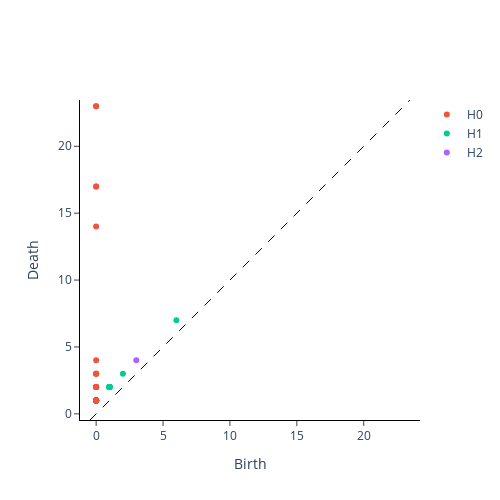

Notebook code for this chart:
### Code cell
diagram = persistence.fit_transform(df_codes_SO_array[None,:,:])
plot_diagram(diagram[0])

### Figure 1 — Plotly figure (JSON) as saved in the notebook; plotly's stock layout.template omitted (floating-point values rounded to 4 significant figures)
{"data": [{"hoverinfo": "none", "line": {"color": "black", "dash": "dash", "width": 1}, "mode": "lines", "showlegend": false, "type": "scatter", "x": [-0.46, 23.46], "y": [-0.46, 23.46]}, {"hoverinfo": "text", "hovertext": ["(0.0, 1.0), multiplicity: 24", "(0.0, 1.0), multiplicity: 24", "(0.0, 1.0), multiplicity: 24", "(0.0, 1.0), multiplicity: 24", "(0.0, 1.0), multiplicity: 24", "(0.0, 1.0), multiplicity: 24", "(0.0, 1.0), multiplicity: 24", "(0.0, 1.0), multiplicity: 24", "(0.0, 1.0), multiplicity: 24", "(0.0, 1.0), multiplicity: 24", "(0.0, 1.0), multiplicity: 24", "(0.0, 1.0), multiplicity: 24", "(0.0, 1.0), multiplicity: 24", "(0.0, 1.0), multiplicity: 24", "(0.0, 1.0), multiplicity: 24", "(0.0, 1.0), multiplicity: 24", "(0.0, 1.0), multiplicity: 24", "(0.0, 1.0), multiplicity: 24", "(0.0, 1.0), multiplicity: 24", "(0.0, 1.0), multiplicity: 24", "(0.0, 1.0), multiplicity: 24", "(0.0, 1.0), multiplicity: 24", "(0.0, 1.0), multiplicity: 24", "(0.0, 1.0), multiplicity: 24", "(0.0, 2.0), multiplicity: 5", "(0.0, 2.0), multiplicity: 5", "(0.0, 2.0), multiplicity: 5", "(0.0, 2.0), multiplicity: 5", "(0.0, 2.0), multiplicity: 5", "(0.0, 3.0), multiplicity: 3", "(0.0, 3.0), multiplicity: 3", "(0.0, 3.0), multiplicity: 3", "(0.0, 4.0)", "(0.0, 14.0)", "(0.0, 17.0), multiplicity: 2", "(0.0, 17.0), multiplicity: 2", "(0.0, 23.0), multiplicity: 2", "(0.0, 23.0), multiplicity: 2"], "mode": "markers", "name": "H0", "type": "scatter", "x": [0, 0, 0, 0, 0, 0, 0, 0, 0, 0, 0, 0, 0, 0, 0, 0, 0, 0, 0, 0, 0, 0, 0, 0, 0, 0, 0, 0, 0, 0, 0, 0, 0, 0, 0, 0, 0, 0], "y": [1, 1, 1, 1, 1, 1, 1, 1, 1, 1, 1, 1, 1, 1, 1, 1, 1, 1, 1, 1, 1, 1, 1, 1, 2, 2, 2, 2, 2, 3, 3, 3, 4, 14, 17, 17, 23, 23]}, {"hoverinfo": "text", "hovertext": ["(6.0, 7.0)", "(2.0, 3.0)", "(1.0, 2.0), multiplicity: 10", "(1.0, 2.0), multiplicity: 10", "(1.0, 2.0), multiplicity: 10", "(1.0, 2.0), multiplicity: 10", "(1.0, 2.0), multiplicity: 10", "(1.0, 2.0), multiplicity: 10", "(1.0, 2.0), multiplicity: 10", "(1.0, 2.0), multiplicity: 10", "(1.0, 2.0), multiplicity: 10", "(1.0, 2.0), multiplicity: 10"], "mode": "markers", "name": "H1", "type": "scatter", "x": [6, 2, 1, 1, 1, 1, 1, 1, 1, 1, 1, 1], "y": [7, 3, 2, 2, 2, 2, 2, 2, 2, 2, 2, 2]}, {"hoverinfo": "text", "hovertext": ["(3.0, 4.0)"], "mode": "markers", "name": "H2", "type": "scatter", "x": [3], "y": [4]}], "layout": {"height": 500, "plot_bgcolor": "white", "width": 500, "xaxis": {"autorange": false, "exponentformat": "e", "linecolor": "black", "linewidth": 1, "mirror": false, "range": [-0.46, 23.46], "showexponent": "all", "showline": true, "side": "bottom", "ticks": "outside", "title": {"text": "Birth"}, "type": "linear", "zeroline": true}, "yaxis": {"autorange": false, "exponentformat": "e", "linecolor": "black", "linewidth": 1, "mirror": false, "range": [-0.46, 23.46], "scaleanchor": "x", "scaleratio": 1, "showexponent": "all", "showline": true, "side": "left", "ticks": "outside", "title": {"text": "Death"}, "type": "linear", "zeroline": true}}}
